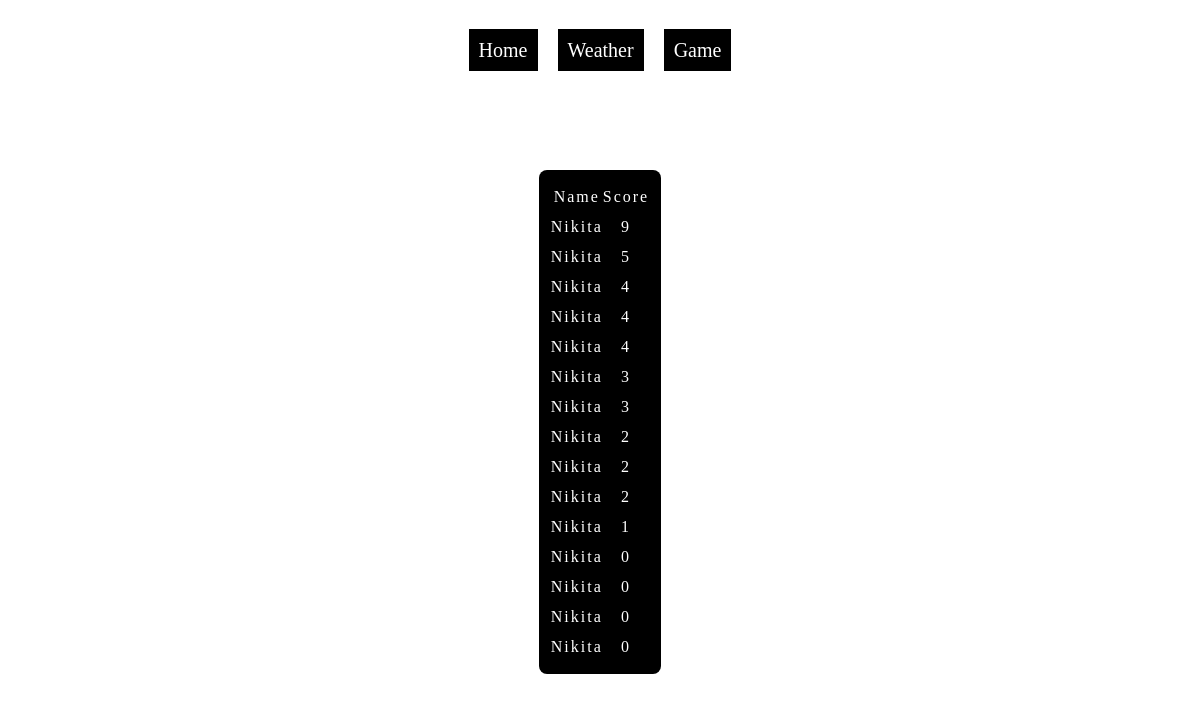
Screenshot of /results-game with the database file from the repository.
### tables this page shows
CREATE TABLE score (
    id INTEGER PRIMARY KEY AUTOINCREMENT,
    score INTEGER,
    user_id  INTEGER,
    FOREIGN KEY (user_id) REFERENCES users(id)
);

CREATE TABLE users (
    id INTEGER PRIMARY KEY AUTOINCREMENT,
    name TEXT,
    created_at TIMESTAMP DEFAULT CURRENT_TIMESTAMP
);

### app.py (the view)
@app.route("/results-game")
def results_game():
    list_of_score=get_score()
    print(list_of_score)
    return render_template(
        "results-game.html",
        list_of_score=list_of_score
    )

### app.py (called while the page is built)
def get_score():
    connection = sqlite3.connect("quiz.db")
    cursor = connection.cursor()
    cursor.execute(
        "SELECT u.name, r.score FROM users u LEFT JOIN score r ON u.id = r.user_id ORDER BY r.score DESC LIMIT 100;"
    )
    results = cursor.fetchall()
    print(results)
    connection.close()
    return results

### templates/results-game.html (shortened to what this page needs)
<!DOCTYPE html>
<html lang="en">
<head>
    <link rel="stylesheet" href="{{url_for('static', filename='reset.css')}}">
    <link rel="stylesheet" href="{{url_for('static', filename='style.css')}}">
</head>
<body class="background4">
    <header class="header_list">
        <nav>
            <ul class="header_list">
                <li><a class="links" href="/">Home</a></li>
                <li><a class="links" href="/weather">Weather</a></li>
                <li><a class="links" href="/game">Game</a></li>
            </ul>
        </nav>
    </header>
    <table class="table">
        <tr>
            <th>Name</th>
            <th>Score</th>
        </tr>
        {% for result in list_of_score %}
        <tr>
            <th>{{result[0]}}</th>
            <th>{{result[1]}}</th>
        </tr>
        {% endfor %}
    </table>
</body>
</html>

### static/style.css (style rules this page uses)
* { box-sizing: border-box; }
body { font-family: Georgia, 'Times New Roman', Times, serif; }
a, button { cursor: pointer; }
a { text-decoration: none; }
.background4 { background-image: url("/static/background4.jpg"); background-size: cover; background-position: center bottom; background-repeat: no-repeat; min-height: 100vh; }
.links { color: #fff; background-color: #000; font-size: 20px; padding: 10px; }
.header_list { display: flex; justify-content: center; gap: 20px; padding: 20px 0; }
.table { text-align: center; color: #fff; background-color: #000; border-radius: 8px; padding: 12px; margin: 0 auto; width: fit-content; display: block; margin-bottom: 13px; letter-spacing: 2px; line-height: 30px; margin-top: 70px; }

### rows the page displays
score: name "Nikita", score "9"
score: name "Nikita", score "5"
score: name "Nikita", score "4"
score: name "Nikita", score "4"
score: name "Nikita", score "4"
score: name "Nikita", score "3"
score: name "Nikita", score "3"
score: name "Nikita", score "2"
score: name "Nikita", score "2"
score: name "Nikita", score "2"
score: name "Nikita", score "1"
score: name "Nikita", score "0"
score: name "Nikita", score "0"
score: name "Nikita", score "0"
score: name "Nikita", score "0"
